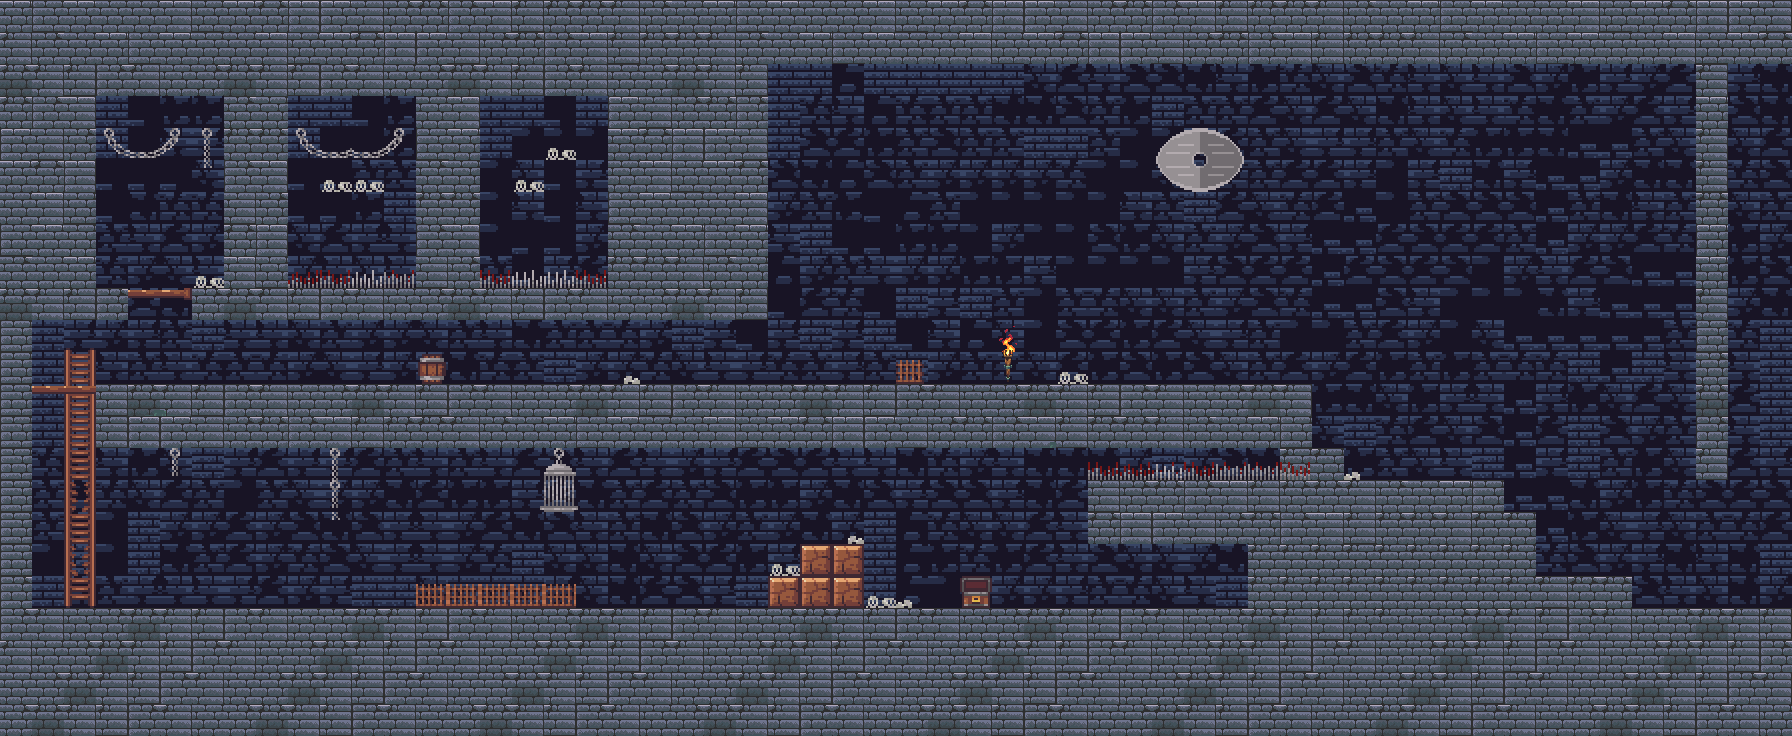

A 2D game scene composited from a Tiled map and its tileset images. What follows is a short description and the map's XML, with each tile layer's data collapsed to a summary:
An orthogonal 56x23 tile map with 32x32 px tiles, 4 tile layers (fundo, escadas, colisao, decoracao), 7 tilesets and 4 objects (2x spwan, 2x inimigo).

<map version="1.10" tiledversion="1.12.2" orientation="orthogonal" renderorder="right-down" width="56" height="23" tilewidth="32" tileheight="32" infinite="0" nextlayerid="8" nextobjectid="13">
  <tileset firstgid="1" source="../tileset/tilesets/parede_variantes.tsx" />
  <tileset firstgid="97" source="../tileset/tilesets/chao_variantes.tsx" />
  <tileset firstgid="193" source="../tileset/tilesets/decoracao_tileset.tsx" />
  <tileset firstgid="197" source="../tileset/tilesets/The Sidescroller's Dungeon Tiles 32x32.tsx" />
  <tileset firstgid="596" source="../tileset/tilesets/Platformer Asset All K.tsx" />
  <tileset firstgid="2458" source="../tileset/tilesets/Dungeon Tile Set 32px.tsx" />
  <tileset firstgid="2728" source="../tileset/tilesets/Torch Sprite Sheet 32x64.tsx" />
  <layer id="3" name="fundo" width="56" height="23">
    <data>[1288 cells, 1288 non-empty, 99 distinct tile ids]</data>
  </layer>
  <layer id="7" name="escadas" width="56" height="23">
    <data>[1288 cells, 9 non-empty, 4 distinct tile ids]</data>
  </layer>
  <layer id="4" name="colisao" width="56" height="23">
    <data>[1288 cells, 606 non-empty, 27 distinct tile ids]</data>
  </layer>
  <layer id="5" name="decoracao" width="56" height="23">
    <data>[1288 cells, 68 non-empty, 34 distinct tile ids]</data>
  </layer>
  <objectgroup id="6" name="objetos">
    <object id="1" type="spwan" x="115" y="271">
      <point />
    </object>
    <object id="2" type="spwan" x="1664" y="544">
      <properties>
        <property name="nome" value="direita" />
      </properties>
      <point />
    </object>
    <object id="8" type="inimigo" x="347" y="228">
      <properties>
        <property name="patrulha_dir" type="int" value="100" />
        <property name="patrulha_esq" type="int" value="100" />
        <property name="tipo" value="skeleton" />
      </properties>
      <point />
    </object>
    <object id="9" type="inimigo" x="550" y="224">
      <properties>
        <property name="patrulha_dir" type="int" value="1" />
        <property name="patrulha_esq" type="int" value="1" />
        <property name="tipo" value="skeleton" />
      </properties>
      <point />
    </object>
  </objectgroup>
</map>
